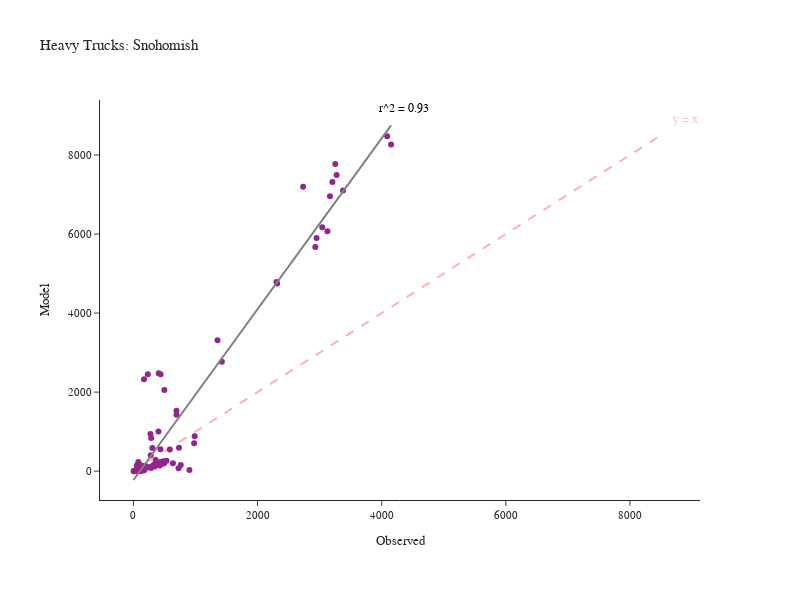

This figure's notebook cell:
### Code cell
fig = create_truck_chart(df_daily_heavy, 'Heavy', 'Snohomish')
fig.show()
